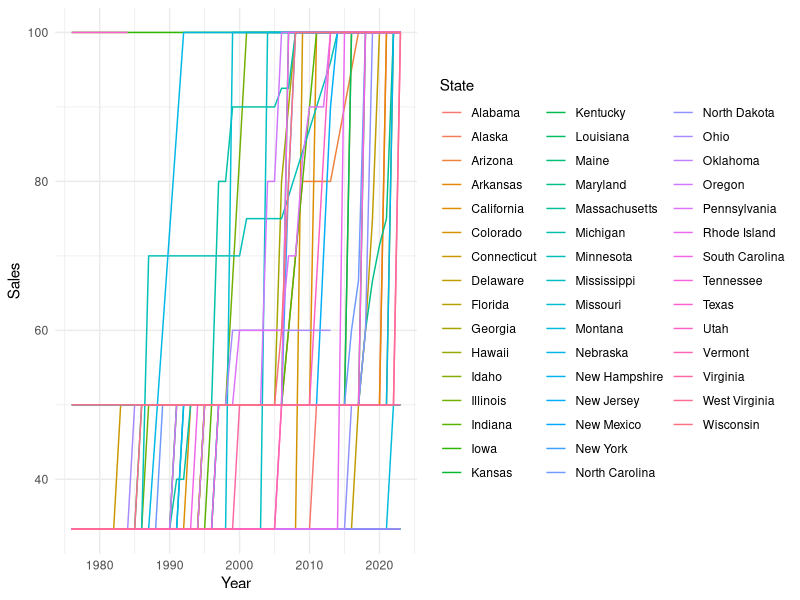

The R script that drew this image:
#Create Adoption chart

#set working directory
setwd("~/Documents/GitHub/ST-Apportionment")

#loadpackages, giroud and your apportionment rates
install.packages("tidyr")
install.packages("dplyr")
install.packages("tidyverse")
install.packages("ggplot2")

library(tidyr)
library(dplyr)
library(tidyverse)
library(ggplot2)


#Load Documents
combined_clean_df <-read.csv("Long_Gir_My_App_Comb_clean.csv")

#

# Sort Sales Factor By Just Year
ggplot(combined_clean_df, aes(x=year,y=sales,color=state))+geom_line()+
  labs(x="Year",y="Sales")+
  theme_minimal() +
  scale_color_discrete(name="State")






